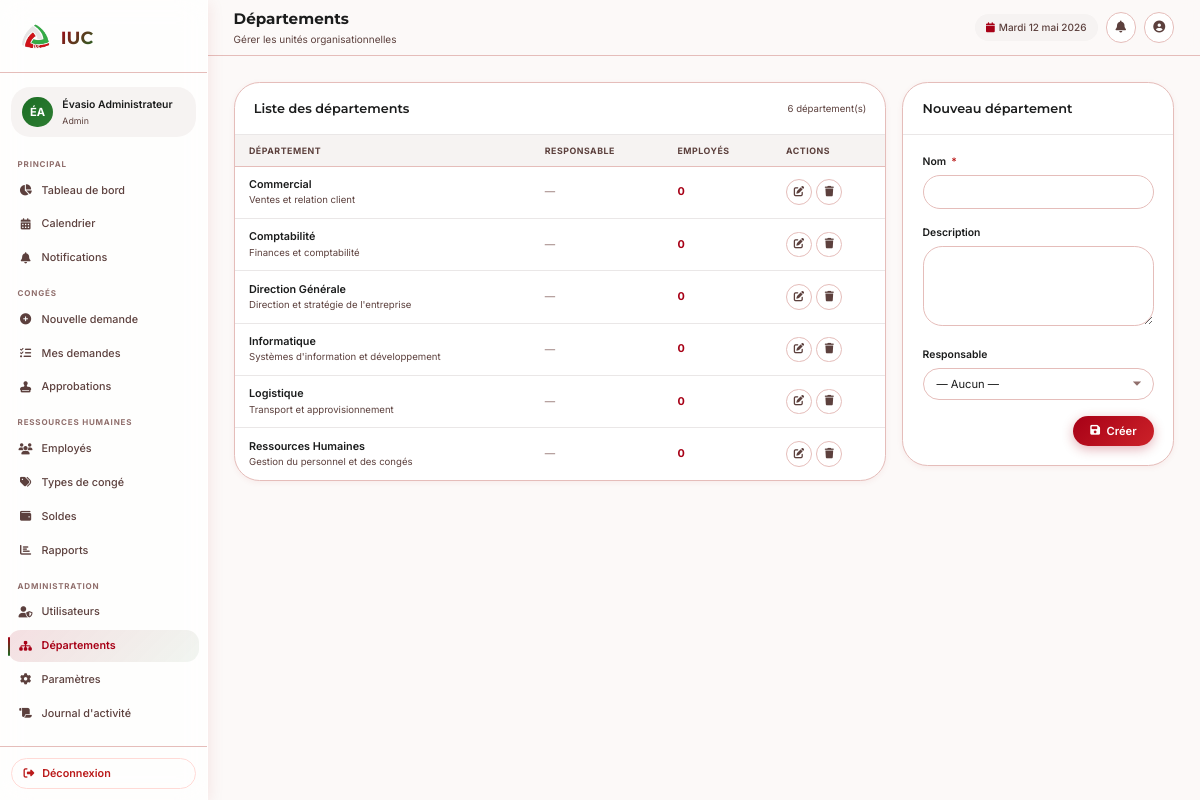
Page /departements.php (signed in) on the committed database.
### tables this page shows
CREATE TABLE `utilisateurs` (
  `id`                 INT UNSIGNED NOT NULL AUTO_INCREMENT,
  `nom`                VARCHAR(80) NOT NULL,
  `prenom`             VARCHAR(80) NOT NULL,
  `email`              VARCHAR(150) NOT NULL UNIQUE,
  `mot_de_passe`       VARCHAR(255) NOT NULL,
  `telephone`          VARCHAR(20) DEFAULT NULL,
  `photo`              VARCHAR(255) DEFAULT NULL,
  `role`               ENUM('employe','manager','rh','admin') NOT NULL DEFAULT 'employe',
  `departement_id`     INT UNSIGNED DEFAULT NULL,
  `manager_id`         INT UNSIGNED DEFAULT NULL,
  `date_embauche`      DATE DEFAULT NULL,
  `poste`              VARCHAR(100) DEFAULT NULL,
  `actif`              TINYINT(1) NOT NULL DEFAULT 1,
  `token_reset`        VARCHAR(255) DEFAULT NULL,
  `token_expiry`       DATETIME DEFAULT NULL,
  `question_securite`  VARCHAR(255) DEFAULT NULL,
  `reponse_securite`   VARCHAR(255) DEFAULT NULL,
  `derniere_connexion` DATETIME DEFAULT NULL,
  `created_at`         TIMESTAMP NOT NULL DEFAULT CURRENT_TIMESTAMP,
  `updated_at`         TIMESTAMP NOT NULL DEFAULT CURRENT_TIMESTAMP ON UPDATE CURRENT_TIMESTAMP,
  PRIMARY KEY (`id`),
  KEY `fk_utilisateur_departement` (`departement_id`),
  KEY `fk_utilisateur_manager` (`manager_id`)
);

CREATE TABLE `departements` (
  `id`             INT UNSIGNED NOT NULL AUTO_INCREMENT,
  `nom`            VARCHAR(100) NOT NULL,
  `description`    TEXT DEFAULT NULL,
  `responsable_id` INT UNSIGNED DEFAULT NULL,
  `actif`          TINYINT(1) NOT NULL DEFAULT 1,
  `created_at`     TIMESTAMP NOT NULL DEFAULT CURRENT_TIMESTAMP,
  `updated_at`     TIMESTAMP NOT NULL DEFAULT CURRENT_TIMESTAMP ON UPDATE CURRENT_TIMESTAMP,
  PRIMARY KEY (`id`)
);

### includes/functions.php (called while the page is built, shortened)
<?php
function utilisateurCourant(): array {
    return [
        'id'     => $_SESSION['user_id']     ?? null,
        'nom'    => $_SESSION['user_nom']    ?? '',
        'prenom' => $_SESSION['user_prenom'] ?? '',
        'email'  => $_SESSION['user_email']  ?? '',
        'role'   => $_SESSION['user_role']   ?? '',
        'photo'  => $_SESSION['user_photo']  ?? null,
        'dept'   => $_SESSION['user_dept']   ?? '',
    ];
}
function h(string $str): string {
    return htmlspecialchars($str, ENT_QUOTES, 'UTF-8');
}
function dateFr(string $date): string {
    $jours = ['Lundi','Mardi','Mercredi','Jeudi','Vendredi','Samedi','Dimanche'];
    $mois  = ['janvier','février','mars','avril','mai','juin',
               'juillet','août','septembre','octobre','novembre','décembre'];
    $d = new DateTime($date);
    return $jours[(int)$d->format('N') - 1] . ' '
         . $d->format('j') . ' '
         . $mois[(int)$d->format('n') - 1] . ' '
         . $d->format('Y');
}
function compterNotificationsNonLues(int $userId): int {
    $db = getDB();
    $stmt = $db->prepare("SELECT COUNT(*) FROM notifications WHERE utilisateur_id = ? AND lu = 0");
    $stmt->execute([$userId]);
    return (int)$stmt->fetchColumn();
}
function initialesAvatar(string $prenom, string $nom): string {
    return strtoupper(mb_substr($prenom, 0, 1) . mb_substr($nom, 0, 1));
}
function couleurAvatar(int $userId): string {
    $couleurs = [
        'linear-gradient(135deg,#a70016,#cc2229)',
        'linear-gradient(135deg,#1b6d24,#2e7d32)',
        'linear-gradient(135deg,#1a7a4a,#34c97a)',
        'linear-gradient(135deg,#00567b,#00709e)',
        'linear-gradient(135deg,#a70016,#1b6d24)',
    ];
    return $couleurs[$userId % count($couleurs)];
}

### departements.php (the view, shortened to what this page needs)
<?php
require_once __DIR__.'/includes/functions.php';
$user=utilisateurCourant(); $db=getDB();
$depts=$db->query("SELECT d.*,u.nom AS resp_nom,u.prenom AS resp_prenom,(SELECT COUNT(*) FROM utilisateurs WHERE departement_id=d.id AND actif=1) AS nb_employes FROM departements d LEFT JOIN utilisateurs u ON u.id=d.responsable_id ORDER BY d.nom")->fetchAll();
$managers=$db->query("SELECT id,nom,prenom FROM utilisateurs WHERE role IN ('manager','admin') AND actif=1 ORDER BY nom")->fetchAll();
$editData=null; if(isset($_GET['edit'])){$s=$db->prepare("SELECT * FROM departements WHERE id=?");$s->execute([(int)$_GET['edit']]);$editData=$s->fetch();}
$pageTitle='Départements'; $pageSubtitle='Gérer les unités organisationnelles';
require_once __DIR__.'/includes/header.php';
?>
<div style="display:grid;grid-template-columns:1fr 340px;gap:20px;align-items:start">
<div class="card">
  <div class="card-header"><div class="card-title">Liste des départements</div><div class="card-subtitle"><?=count($depts)?> département(s)</div></div>
  <?php if(empty($depts)): ?>
  <div class="empty-state"><div class="empty-state-icon"><i class="fas fa-sitemap"></i></div><h3>Aucun département</h3></div>
  <?php else: ?>
  <div class="table-wrapper"><table>
    <thead><tr><th>Département</th><th>Responsable</th><th>Employés</th><th>Actions</th></tr></thead>
    <tbody>
      <?php foreach($depts as $d): ?>
      <tr>
        <td><div style="font-weight:600"><?=h($d['nom'])?></div><?php if($d['description']): ?><div style="font-size:12px;color:var(--on-surface-variant)"><?=h($d['description'])?></div><?php endif; ?></td>
        <td style="font-size:13px"><?=$d['resp_nom']?h($d['resp_prenom'].' '.$d['resp_nom']):'<span style="color:var(--outline)">—</span>'?></td>
        <td><span style="font-weight:700;color:var(--primary)"><?=$d['nb_employes']?></span></td>
        <td><div class="action-btns">
          <a href="?edit=<?=$d['id']?>" class="btn-icon" title="Modifier"><i class="fas fa-edit"></i></a>
          <form method="POST" style="display:inline"><input type="hidden" name="csrf_token" value="<?=csrfToken()?>"/>
          <button type="submit" class="btn-icon refuse" title="Supprimer" onclick="return confirm('Supprimer ce département ?')"><i class="fas fa-trash"></i></button></form>
        </div></td>
      </tr>
      <?php endforeach; ?>
    </tbody>
  </table></div>
  <?php endif; ?>
</div>
<div class="card">
  <div class="card-header"><div class="card-title"><?=$editData?'Modifier':'Nouveau département'?></div></div>
  <div class="card-body">
    <form method="POST">
      <div class="form-group"><label class="form-label">Nom <span class="required">*</span></label>
      <input type="text" name="nom" class="form-control" value="<?=h($editData?$editData['nom']:'')?>" required/></div>
      <div class="form-group"><label class="form-label">Description</label>
      <textarea name="description" class="form-control" rows="2"><?=h($editData?$editData['description']:'')?></textarea></div>
      <div class="form-group"><label class="form-label">Responsable</label>
      <select name="responsable_id" class="form-control"><option value="">— Aucun —</option>
      </select></div>
      <div style="display:flex;gap:10px;justify-content:flex-end">
        <button type="submit" class="btn btn-primary"><i class="fas fa-save"></i> <?=$editData?'Modifier':'Créer'?></button>
      </div>
    </form>
  </div>
</div>
</div>
<?php require_once __DIR__.'/includes/footer.php'; ?>

### includes/header.php (shortened to what this page needs)
<?php
require_once dirname(__DIR__) . '/includes/functions.php';
$today         = dateFr(date('Y-m-d'));
$pageTitle     = $pageTitle     ?? 'IUC';
$pageSubtitle  = $pageSubtitle  ?? '';
?>
<!DOCTYPE html>
<html lang="fr">
<head>
  <link href="https://cdnjs.cloudflare.com/ajax/libs/font-awesome/6.5.0/css/all.min.css" rel="stylesheet"/>
  <link rel="stylesheet" href="<?= APP_URL ?>/assets/css/style.css?v=<?= filemtime(dirname(__DIR__).'/assets/css/style.css') ?>"/>
</head>
<body>
<div class="app-layout">
<?php require_once dirname(__DIR__) . '/includes/sidebar.php'; ?>
<div class="main-wrapper">
  <header class="topbar">
    <div class="topbar-left">
      <h1 class="topbar-title"><?= h($pageTitle) ?></h1>
      <?php if ($pageSubtitle): ?>
        <p class="topbar-subtitle"><?= h($pageSubtitle) ?></p>
      <?php endif; ?>
    </div>
    <div class="topbar-right">
      <span class="topbar-date">
        <i class="fas fa-calendar"></i><?= $today ?>
      </span>
      <a href="<?= APP_URL ?>/notifications.php" class="topbar-btn" title="Notifications">
        <i class="fas fa-bell"></i>
      </a>
      <a href="<?= APP_URL ?>/profil.php" class="topbar-btn" title="Mon profil">
        <i class="fas fa-user-circle"></i>
      </a>
    </div>
  </header>
  <main class="page-content">

### includes/sidebar.php (shortened to what this page needs)
<?php
$user     = utilisateurCourant();
$role     = $user['role'];
$initials = initialesAvatar($user['prenom'], $user['nom']);
$couleur  = couleurAvatar((int)$user['id']);
$nbNotifs = compterNotificationsNonLues((int)$user['id']);
$currentPage = basename($_SERVER['PHP_SELF'], '.php');
function navItem(string $href, string $icon, string $label, string $currentPage, int $badge = 0): string {
    $page    = basename($href, '.php');
    $active  = ($page === $currentPage) ? ' active' : '';
    $badgeHtml = $badge > 0
        ? '<span class="nav-badge">' . $badge . '</span>'
        : '';
    return '<a class="nav-item' . $active . '" href="' . $href . '">
              <i class="fas ' . $icon . '"></i> ' . $label . $badgeHtml . '
            </a>';
}
$db = getDB();
$pendingCount = 0;
if ($role === 'manager') {
    $stmt = $db->prepare("
        SELECT COUNT(*) FROM demandes_conge dc
        JOIN utilisateurs u ON u.id = dc.utilisateur_id
        WHERE u.manager_id = ? AND dc.statut = 'en_attente'
    ");
    $stmt->execute([$user['id']]);
    $pendingCount = (int)$stmt->fetchColumn();
} elseif ($role === 'rh') {
    $stmt = $db->query("SELECT COUNT(*) FROM demandes_conge WHERE statut = 'approuve_manager'");
    $pendingCount = (int)$stmt->fetchColumn();
} elseif ($role === 'admin') {
    $stmt = $db->query("SELECT COUNT(*) FROM demandes_conge WHERE statut IN ('en_attente','approuve_manager')");
    $pendingCount = (int)$stmt->fetchColumn();
}
?>
<aside class="sidebar" id="sidebar">
  <div class="sidebar-logo">
    <img src="<?= APP_URL ?>/assets/img/logo_iuc.png" alt="IUC" width="44" height="44" style="object-fit:contain;"/>
    <span class="sidebar-logo-text">IUC</span>
  </div>
  <div class="sidebar-user">
    <div class="sidebar-user-avatar" style="background:<?= $couleur ?>">
      <?php if ($user['photo']): ?>
        <img src="<?= APP_URL ?>/assets/img/photos/<?= h($user['photo']) ?>" alt="photo"/>
      <?php else: ?>
        <?= h($initials) ?>
      <?php endif; ?>
    </div>
    <div class="sidebar-user-info">
      <div class="sidebar-user-name"><?= h($user['prenom'] . ' ' . $user['nom']) ?></div>
      <div class="sidebar-user-role"><?= h(ucfirst($role)) ?></div>
    </div>
  </div>
  <nav class="sidebar-nav">
    <div class="nav-section-title">Principal</div>
    <?= navItem(APP_URL.'/dashboard.php',    'fa-chart-pie',    'Tableau de bord', $currentPage) ?>
    <?= navItem(APP_URL.'/calendrier.php',   'fa-calendar-alt', 'Calendrier',      $currentPage) ?>
    <?= navItem(APP_URL.'/notifications.php','fa-bell',         'Notifications',   $currentPage, $nbNotifs) ?>
    <div class="nav-section-title">Congés</div>
    <?php if (in_array($role, ['employe','manager','rh','admin'])): ?>
      <?= navItem(APP_URL.'/demande_conge.php', 'fa-plus-circle',  'Nouvelle demande', $currentPage) ?>
      <?= navItem(APP_URL.'/mes_demandes.php',  'fa-list-check',   'Mes demandes',     $currentPage) ?>
    <?php endif; ?>
    <?php if (in_array($role, ['manager','rh','admin'])): ?>
      <?= navItem(APP_URL.'/approbation.php', 'fa-stamp', 'Approbations', $currentPage, $pendingCount) ?>
    <?php endif; ?>
    <?php if (in_array($role, ['rh','admin'])): ?>
    <div class="nav-section-title">Ressources Humaines</div>
    <?= navItem(APP_URL.'/employes.php',      'fa-users',     'Employés',       $currentPage) ?>
    <?= navItem(APP_URL.'/types_conge.php',   'fa-tags',      'Types de congé', $currentPage) ?>
    <?= navItem(APP_URL.'/gestion_soldes.php','fa-wallet',    'Soldes',         $currentPage) ?>
    <?= navItem(APP_URL.'/rapports.php',      'fa-chart-bar', 'Rapports',       $currentPage) ?>
    <?php endif; ?>
    <?php if ($role === 'admin'): ?>
    <div class="nav-section-title">Administration</div>
    <?= navItem(APP_URL.'/utilisateurs.php', 'fa-user-shield', 'Utilisateurs',      $currentPage) ?>
    <?= navItem(APP_URL.'/departements.php', 'fa-sitemap',     'Départements',      $currentPage) ?>
    <?= navItem(APP_URL.'/configuration.php','fa-cog',         'Paramètres',        $currentPage) ?>
    <?= navItem(APP_URL.'/logs.php',         'fa-scroll',      "Journal d'activité",$currentPage) ?>
    <?php endif; ?>
    <div class="nav-section-title">Mon compte</div>
  </nav>
  <div class="sidebar-footer">
    <form action="<?= APP_URL ?>/logout.php" method="POST">
      <button type="submit" class="btn-logout">
        <i class="fas fa-sign-out-alt"></i> Déconnexion
      </button>
    </form>
  </div>
</aside>

### includes/footer.php (shortened to what this page needs)
  </main>
</div>
</div>
</body>
</html>

### rows in the picture
utilisateurs: initials "ÉA", prenom+nom "Évasio Administrateur"
departements: nom "Commercial", description "Ventes et relation client", nb_employes "0"
departements: nom "Comptabilité", description "Finances et comptabilité", nb_employes "0"
departements: nom "Direction Générale", description "Direction et stratégie de l'entreprise", nb_employes "0"
departements: nom "Informatique", description "Systèmes d'information et développement", nb_employes "0"
departements: nom "Logistique", description "Transport et approvisionnement", nb_employes "0"
departements: nom "Ressources Humaines", description "Gestion du personnel et des congés", nb_employes "0"

### other values in the picture
$role "Admin"
$label "Tableau de bord Calendrier Notifications Nouvelle demande Mes demandes Approbations Employés Types de congé Soldes Rapports Utilisateurs Départements Paramètres Journal d'activité"
$pageTitle "Départements"
$pageSubtitle "Gérer les unités organisationnelles"
$today "Mardi 12 mai 2026"
count($depts) "6"
